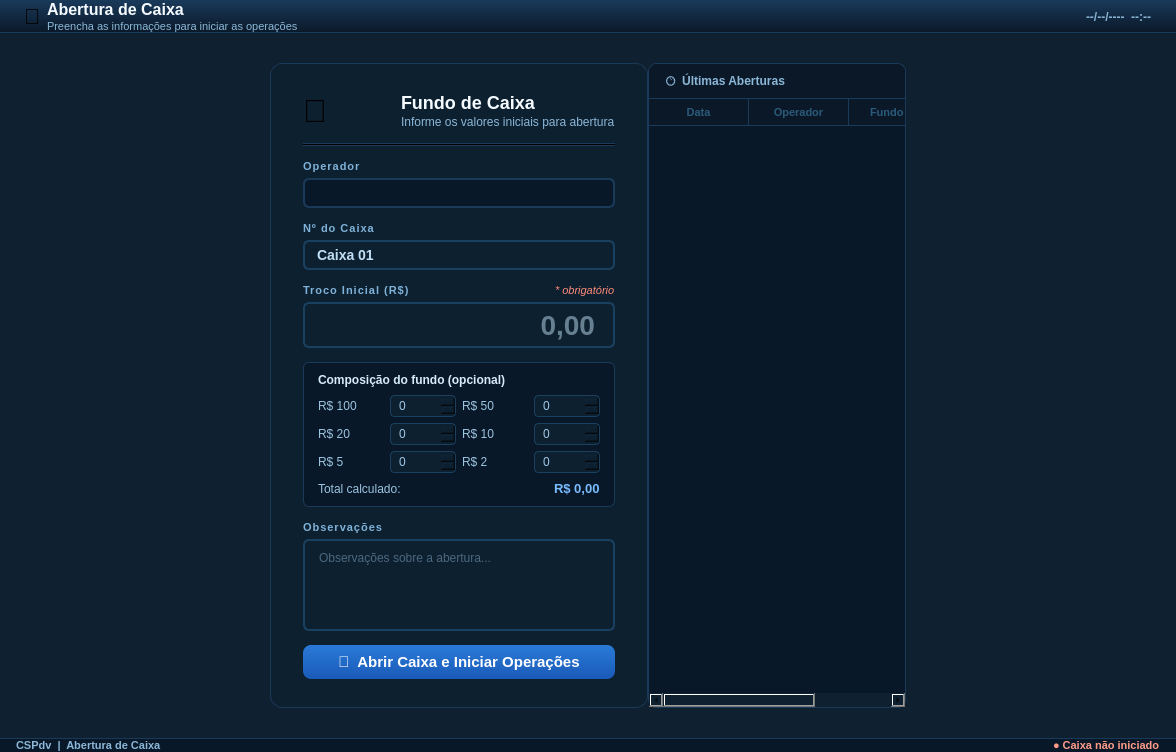
<?xml version="1.0" encoding="UTF-8"?>
<ui version="4.0">
 <class>TelaAberturaCaixa</class>
 <widget class="QWidget" name="TelaAberturaCaixa">
  <property name="geometry">
   <rect><x>0</x><y>0</y><width>1176</width><height>744</height></rect>
  </property>
  <property name="windowTitle"><string>CSPdv - Abertura de Caixa</string></property>
  <property name="styleSheet">
   <string notr="true">QWidget { font-family: Arial; background-color: #0f2030; } QLabel { background-color: transparent; }</string>
  </property>

  <layout class="QVBoxLayout" name="mainVLayout">
   <property name="spacing"><number>0</number></property>
   <property name="leftMargin"><number>0</number></property>
   <property name="topMargin"><number>0</number></property>
   <property name="rightMargin"><number>0</number></property>
   <property name="bottomMargin"><number>0</number></property>

   <!-- Header interno -->
   <item>
    <widget class="QFrame" name="frameHeader">
     <property name="minimumHeight"><number>56</number></property>
     <property name="maximumHeight"><number>56</number></property>
     <property name="styleSheet">
      <string notr="true">QFrame#frameHeader{background:qlineargradient(x1:0,y1:0,x2:0,y2:1,stop:0 #1a3a5a,stop:1 #0a1828);border-bottom:1px solid #1a3a5a;}</string>
     </property>
     <layout class="QHBoxLayout" name="headerHL">
      <property name="leftMargin"><number>24</number></property>
      <property name="topMargin"><number>0</number></property>
      <property name="rightMargin"><number>24</number></property>
      <property name="bottomMargin"><number>0</number></property>
      <item>
       <widget class="QLabel" name="lblHeaderIcone">
        <property name="text"><string>&#128273;</string></property>
        <property name="styleSheet"><string notr="true">font-size:22px;</string></property>
       </widget>
      </item>
      <item>
       <layout class="QVBoxLayout"><property name="spacing"><number>1</number></property>
        <item><widget class="QLabel" name="lblHeaderTitulo"><property name="text"><string>Abertura de Caixa</string></property><property name="styleSheet"><string notr="true">color:#f5fbff;font-size:16px;font-weight:bold;</string></property></widget></item>
        <item><widget class="QLabel" name="lblHeaderSub"><property name="text"><string>Preencha as informações para iniciar as operações</string></property><property name="styleSheet"><string notr="true">color:#8bb7d8;font-size:11px;</string></property></widget></item>
       </layout>
      </item>
      <item>
       <spacer><property name="orientation"><enum>Qt::Horizontal</enum></property><property name="sizeHint" stdset="0"><size><width>20</width><height>10</height></size></property></spacer>
      </item>
      <item>
       <widget class="QLabel" name="lblHeaderDataHora">
        <property name="text"><string>--/--/----  --:--</string></property>
        <property name="styleSheet"><string notr="true">color:#88b2d3;font-size:12px;font-weight:bold;</string></property>
       </widget>
      </item>
     </layout>
    </widget>
   </item>

   <!-- Conteúdo central -->
   <item>
    <widget class="QWidget" name="widgetCentral">
     <layout class="QHBoxLayout" name="centralHL">
      <property name="spacing"><number>0</number></property>
      <property name="leftMargin"><number>60</number></property>
      <property name="topMargin"><number>30</number></property>
      <property name="rightMargin"><number>60</number></property>
      <property name="bottomMargin"><number>30</number></property>

      <!-- Spacer esquerdo -->
      <item>
       <spacer><property name="orientation"><enum>Qt::Horizontal</enum></property><property name="sizeHint" stdset="0"><size><width>40</width><height>10</height></size></property></spacer>
      </item>

      <!-- Card central do formulário -->
      <item>
       <widget class="QFrame" name="frameFormCard">
        <property name="minimumWidth"><number>520</number></property>
        <property name="maximumWidth"><number>580</number></property>
        <property name="styleSheet">
         <string notr="true">
          QFrame#frameFormCard {
           background-color: #0d2030;
           border: 1px solid #1a3a5a;
           border-radius: 12px;
          }
         </string>
        </property>
        <layout class="QVBoxLayout" name="formCardVLayout">
         <property name="spacing"><number>14</number></property>
         <property name="leftMargin"><number>32</number></property>
         <property name="topMargin"><number>28</number></property>
         <property name="rightMargin"><number>32</number></property>
         <property name="bottomMargin"><number>28</number></property>

         <!-- Título do card -->
         <item>
          <layout class="QHBoxLayout"><property name="spacing"><number>10</number></property>
           <item>
            <widget class="QLabel" name="lblCardIcone">
             <property name="text"><string>&#128184;</string></property>
             <property name="styleSheet"><string notr="true">font-size:32px;</string></property>
            </widget>
           </item>
           <item>
            <layout class="QVBoxLayout"><property name="spacing"><number>2</number></property>
             <item><widget class="QLabel" name="lblCardTitulo"><property name="text"><string>Fundo de Caixa</string></property><property name="styleSheet"><string notr="true">color:#f5fbff;font-size:18px;font-weight:bold;</string></property></widget></item>
             <item><widget class="QLabel" name="lblCardSub"><property name="text"><string>Informe os valores iniciais para abertura</string></property><property name="styleSheet"><string notr="true">color:#8bb7d8;font-size:12px;</string></property></widget></item>
            </layout>
           </item>
          </layout>
         </item>

         <!-- Separador -->
         <item>
          <widget class="QFrame" name="frameSep1">
           <property name="styleSheet"><string notr="true">background-color:#1a3a5a;</string></property>
           <property name="frameShape"><enum>QFrame::HLine</enum></property>
           <property name="minimumHeight"><number>1</number></property>
           <property name="maximumHeight"><number>1</number></property>
          </widget>
         </item>

         <!-- Operador (read-only) -->
         <item>
          <layout class="QVBoxLayout"><property name="spacing"><number>5</number></property>
           <item><widget class="QLabel" name="lblOpLabel"><property name="text"><string>Operador</string></property><property name="styleSheet"><string notr="true">font-size:11px;font-weight:bold;color:#7fb2d8;letter-spacing:1px;</string></property></widget></item>
           <item>
            <widget class="QLineEdit" name="lineEditOperador">
             <property name="minimumHeight"><number>38</number></property>
             <property name="readOnly"><bool>true</bool></property>
             <property name="styleSheet"><string notr="true">QLineEdit{background-color:#081828;border:2px solid #1a3a5a;border-radius:6px;font-size:14px;font-weight:bold;color:#4a8ab0;padding:4px 12px;}</string></property>
            </widget>
           </item>
          </layout>
         </item>

         <!-- Número do caixa -->
         <item>
          <layout class="QVBoxLayout"><property name="spacing"><number>5</number></property>
           <item><widget class="QLabel" name="lblNumCaixaLabel"><property name="text"><string>Nº do Caixa</string></property><property name="styleSheet"><string notr="true">font-size:11px;font-weight:bold;color:#7fb2d8;letter-spacing:1px;</string></property></widget></item>
           <item>
            <widget class="QComboBox" name="comboNumCaixa">
             <property name="minimumHeight"><number>38</number></property>
             <property name="styleSheet"><string notr="true">QComboBox{background-color:#0d2030;border:2px solid #1a4060;border-radius:6px;font-size:14px;font-weight:bold;color:#c0dff4;padding:4px 12px;}QComboBox:focus{border-color:#3585c8;}QComboBox::drop-down{border:none;width:28px;}QComboBox QAbstractItemView{background-color:#0d2030;border:1px solid #1a4060;selection-background-color:#1a4a7a;color:#c0dff4;font-size:13px;}</string></property>
             <item><property name="text"><string>Caixa 01</string></property></item>
             <item><property name="text"><string>Caixa 02</string></property></item>
             <item><property name="text"><string>Caixa 03</string></property></item>
            </widget>
           </item>
          </layout>
         </item>

         <!-- Troco inicial -->
         <item>
          <layout class="QVBoxLayout"><property name="spacing"><number>5</number></property>
           <item>
            <layout class="QHBoxLayout">
             <item><widget class="QLabel" name="lblTrocoLabel"><property name="text"><string>Troco Inicial (R$)</string></property><property name="styleSheet"><string notr="true">font-size:11px;font-weight:bold;color:#7fb2d8;letter-spacing:1px;</string></property></widget></item>
             <item><spacer><property name="orientation"><enum>Qt::Horizontal</enum></property><property name="sizeHint" stdset="0"><size><width>10</width><height>10</height></size></property></spacer></item>
             <item><widget class="QLabel" name="lblTrocoObrig"><property name="text"><string>* obrigatório</string></property><property name="styleSheet"><string notr="true">font-size:11px;color:#ff8a7a;font-style:italic;</string></property></widget></item>
            </layout>
           </item>
           <item>
            <widget class="QLineEdit" name="lineEditTrocoInicial">
             <property name="minimumHeight"><number>54</number></property>
             <property name="alignment"><set>Qt::AlignRight|Qt::AlignVCenter</set></property>
             <property name="placeholderText"><string>0,00</string></property>
             <property name="styleSheet"><string notr="true">QLineEdit{background-color:#0d2030;border:2px solid #1a4060;border-radius:6px;font-size:28px;font-weight:bold;color:#c0dff4;padding:4px 16px;selection-background-color:#3585c8;selection-color:white;}QLineEdit:focus{border:2px solid #3585c8;background-color:#0f2840;}QLineEdit:hover:!focus{border:2px solid #2a5a80;}</string></property>
            </widget>
           </item>
          </layout>
         </item>

         <!-- Breakdown do troco (notas/moedas) — opcional -->
         <item>
          <widget class="QFrame" name="frameBreakdown">
           <property name="styleSheet"><string notr="true">QFrame#frameBreakdown{background-color:#081828;border:1px solid #1a3a5a;border-radius:6px;}</string></property>
           <layout class="QVBoxLayout" name="breakdownVLayout">
            <property name="spacing"><number>8</number></property>
            <property name="leftMargin"><number>14</number></property>
            <property name="topMargin"><number>10</number></property>
            <property name="rightMargin"><number>14</number></property>
            <property name="bottomMargin"><number>10</number></property>
            <item>
             <widget class="QLabel" name="lblBreakdownTitulo"><property name="text"><string>Composição do fundo (opcional)</string></property><property name="styleSheet"><string notr="true">font-size:12px;font-weight:bold;color:#d6ebfb;</string></property></widget>
            </item>
            <item>
             <layout class="QGridLayout" name="breakdownGrid">
              <property name="spacing"><number>6</number></property>
              <item row="0" column="0"><widget class="QLabel" name="lblNota100"><property name="text"><string>R$ 100</string></property><property name="styleSheet"><string notr="true">font-size:12px;color:#9cc3df;</string></property></widget></item>
              <item row="0" column="1"><widget class="QSpinBox" name="spinNota100"><property name="minimumHeight"><number>28</number></property><property name="styleSheet"><string notr="true">QSpinBox{background-color:#0d2030;border:1px solid #1a4060;border-radius:4px;font-size:12px;color:#a0c8e8;padding:2px 6px;}QSpinBox:focus{border-color:#3585c8;}</string></property><property name="maximum"><number>999</number></property></widget></item>
              <item row="0" column="2"><widget class="QLabel" name="lblNota50"><property name="text"><string>R$ 50</string></property><property name="styleSheet"><string notr="true">font-size:12px;color:#9cc3df;</string></property></widget></item>
              <item row="0" column="3"><widget class="QSpinBox" name="spinNota50"><property name="minimumHeight"><number>28</number></property><property name="styleSheet"><string notr="true">QSpinBox{background-color:#0d2030;border:1px solid #1a4060;border-radius:4px;font-size:12px;color:#a0c8e8;padding:2px 6px;}QSpinBox:focus{border-color:#3585c8;}</string></property><property name="maximum"><number>999</number></property></widget></item>
              <item row="1" column="0"><widget class="QLabel" name="lblNota20"><property name="text"><string>R$ 20</string></property><property name="styleSheet"><string notr="true">font-size:12px;color:#9cc3df;</string></property></widget></item>
              <item row="1" column="1"><widget class="QSpinBox" name="spinNota20"><property name="minimumHeight"><number>28</number></property><property name="styleSheet"><string notr="true">QSpinBox{background-color:#0d2030;border:1px solid #1a4060;border-radius:4px;font-size:12px;color:#a0c8e8;padding:2px 6px;}QSpinBox:focus{border-color:#3585c8;}</string></property><property name="maximum"><number>999</number></property></widget></item>
              <item row="1" column="2"><widget class="QLabel" name="lblNota10"><property name="text"><string>R$ 10</string></property><property name="styleSheet"><string notr="true">font-size:12px;color:#9cc3df;</string></property></widget></item>
              <item row="1" column="3"><widget class="QSpinBox" name="spinNota10"><property name="minimumHeight"><number>28</number></property><property name="styleSheet"><string notr="true">QSpinBox{background-color:#0d2030;border:1px solid #1a4060;border-radius:4px;font-size:12px;color:#a0c8e8;padding:2px 6px;}QSpinBox:focus{border-color:#3585c8;}</string></property><property name="maximum"><number>999</number></property></widget></item>
              <item row="2" column="0"><widget class="QLabel" name="lblNota5"><property name="text"><string>R$ 5</string></property><property name="styleSheet"><string notr="true">font-size:12px;color:#9cc3df;</string></property></widget></item>
              <item row="2" column="1"><widget class="QSpinBox" name="spinNota5"><property name="minimumHeight"><number>28</number></property><property name="styleSheet"><string notr="true">QSpinBox{background-color:#0d2030;border:1px solid #1a4060;border-radius:4px;font-size:12px;color:#a0c8e8;padding:2px 6px;}QSpinBox:focus{border-color:#3585c8;}</string></property><property name="maximum"><number>999</number></property></widget></item>
              <item row="2" column="2"><widget class="QLabel" name="lblNota2"><property name="text"><string>R$ 2</string></property><property name="styleSheet"><string notr="true">font-size:12px;color:#9cc3df;</string></property></widget></item>
              <item row="2" column="3"><widget class="QSpinBox" name="spinNota2"><property name="minimumHeight"><number>28</number></property><property name="styleSheet"><string notr="true">QSpinBox{background-color:#0d2030;border:1px solid #1a4060;border-radius:4px;font-size:12px;color:#a0c8e8;padding:2px 6px;}QSpinBox:focus{border-color:#3585c8;}</string></property><property name="maximum"><number>999</number></property></widget></item>
             </layout>
            </item>
            <item>
             <layout class="QHBoxLayout">
              <item><widget class="QLabel" name="lblBreakdownTotal"><property name="text"><string>Total calculado:</string></property><property name="styleSheet"><string notr="true">font-size:12px;color:#9cc3df;</string></property></widget></item>
              <item><spacer><property name="orientation"><enum>Qt::Horizontal</enum></property><property name="sizeHint" stdset="0"><size><width>10</width><height>10</height></size></property></spacer></item>
              <item><widget class="QLabel" name="lblBreakdownTotalValor"><property name="text"><string>R$ 0,00</string></property><property name="styleSheet"><string notr="true">font-size:13px;font-weight:bold;color:#78bbff;</string></property></widget></item>
             </layout>
            </item>
           </layout>
          </widget>
         </item>

         <!-- Observações -->
         <item>
          <layout class="QVBoxLayout"><property name="spacing"><number>5</number></property>
           <item><widget class="QLabel" name="lblObsLabel"><property name="text"><string>Observações</string></property><property name="styleSheet"><string notr="true">font-size:11px;font-weight:bold;color:#7fb2d8;letter-spacing:1px;</string></property></widget></item>
           <item>
            <widget class="QPlainTextEdit" name="plainTextObs">
             <property name="minimumHeight"><number>60</number></property>
             <property name="maximumHeight"><number>60</number></property>
             <property name="placeholderText"><string>Observações sobre a abertura...</string></property>
             <property name="styleSheet"><string notr="true">QPlainTextEdit{background-color:#0d2030;border:2px solid #1a4060;border-radius:6px;font-size:12px;color:#8ab0cc;padding:6px 10px;}QPlainTextEdit:focus{border-color:#3585c8;}</string></property>
            </widget>
           </item>
          </layout>
         </item>

         <!-- Botão abrir caixa -->
         <item>
          <widget class="QPushButton" name="btnAbrirCaixa">
           <property name="text"><string>&#128273;  Abrir Caixa e Iniciar Operações</string></property>
           <property name="shortcut"><string>Return</string></property>
           <property name="minimumHeight"><number>52</number></property>
           <property name="styleSheet">
            <string notr="true">
             QPushButton{background:qlineargradient(x1:0,y1:0,x2:0,y2:1,stop:0 #2a7ad8,stop:1 #1a5ab8);color:white;font-size:15px;font-weight:bold;border:none;border-radius:8px;padding:8px;}
             QPushButton:hover{background:qlineargradient(x1:0,y1:0,x2:0,y2:1,stop:0 #3a8ae8,stop:1 #2a6ac8);}
             QPushButton:pressed{background:qlineargradient(x1:0,y1:0,x2:0,y2:1,stop:0 #1a5098,stop:1 #0e3080);}
            </string>
           </property>
          </widget>
         </item>

        </layout>
       </widget>
      </item>

      <!-- Painel lateral direito: histórico de aberturas -->
      <item>
       <widget class="QFrame" name="frameHistoricoAberturas">
        <property name="minimumWidth"><number>360</number></property>
        <property name="maximumWidth"><number>420</number></property>
        <property name="styleSheet"><string notr="true">QFrame#frameHistoricoAberturas{background-color:#0d2030;border:1px solid #1a3a5a;border-radius:8px;}</string></property>
        <layout class="QVBoxLayout" name="historicoVLayout">
         <property name="spacing"><number>0</number></property>
         <property name="leftMargin"><number>0</number></property>
         <property name="topMargin"><number>0</number></property>
         <property name="rightMargin"><number>0</number></property>
         <property name="bottomMargin"><number>0</number></property>
         <item>
          <widget class="QLabel" name="lblHistoricoTitulo">
           <property name="text"><string>&#128336;  Últimas Aberturas</string></property>
           <property name="minimumHeight"><number>40</number></property>
           <property name="maximumHeight"><number>40</number></property>
           <property name="styleSheet"><string notr="true">QLabel{background-color:#0a1828;color:#8bb7d8;font-size:12px;font-weight:bold;padding:10px 14px;border-top-left-radius:8px;border-top-right-radius:8px;border-bottom:1px solid #1a3a5a;}</string></property>
          </widget>
         </item>
         <item>
          <widget class="QTableWidget" name="tableHistoricoAberturas">
           <property name="styleSheet">
            <string notr="true">
             QTableWidget{background-color:#081828;alternate-background-color:#0a1e30;border:none;border-bottom-left-radius:8px;border-bottom-right-radius:8px;font-size:11px;gridline-color:#1a3a5a;outline:0;color:#6a9fcc;}
             QTableWidget::item{padding:4px 8px;}
             QTableWidget::item:selected{background-color:#1a4a7a;color:white;}
             QHeaderView::section:horizontal{background-color:#0a1828;color:#2a5a7a;font-size:11px;font-weight:bold;padding:4px 8px;border:none;border-right:1px solid #1a3a5a;border-bottom:1px solid #1a3a5a;}
             QHeaderView::section:horizontal:last{border-right:none;}
             QHeaderView::section:horizontal:checked{background-color:#0a1828;color:#2a5a7a;}
             QHeaderView::section:vertical{background-color:#0a1828;color:#0a1828;border:none;border-bottom:1px solid #1a3a5a;border-right:1px solid #1a3a5a;width:14px;}
             QHeaderView::section:vertical:checked{background-color:#1a4a7a;color:#1a4a7a;}
             QTableCornerButton::section{background-color:#0a1828;border:none;border-bottom:1px solid #1a3a5a;border-right:1px solid #1a3a5a;}
             QScrollBar:vertical{background:#081828;width:6px;margin:0;}
             QScrollBar::handle:vertical{background:#1a3a5a;border-radius:3px;min-height:20px;}
             QScrollBar::handle:vertical:hover{background:#3585c8;}
             QScrollBar::add-line:vertical,QScrollBar::sub-line:vertical{height:0px;}
            </string>
           </property>
           <property name="columnCount"><number>3</number></property>
           <property name="rowCount"><number>0</number></property>
           <property name="selectionBehavior"><enum>QAbstractItemView::SelectRows</enum></property>
           <property name="editTriggers"><set>QAbstractItemView::NoEditTriggers</set></property>
           <property name="alternatingRowColors"><bool>true</bool></property>
           <property name="showGrid"><bool>true</bool></property>
           <attribute name="horizontalHeaderVisible"><bool>true</bool></attribute>
           <attribute name="horizontalHeaderStretchLastSection"><bool>true</bool></attribute>
           <attribute name="horizontalHeaderHighlightSections"><bool>false</bool></attribute>
           <attribute name="verticalHeaderVisible"><bool>true</bool></attribute>
           <attribute name="verticalHeaderDefaultSectionSize"><number>26</number></attribute>
           <column><property name="text"><string>Data</string></property></column>
           <column><property name="text"><string>Operador</string></property></column>
           <column><property name="text"><string>Fundo (R$)</string></property></column>
          </widget>
         </item>
        </layout>
       </widget>
      </item>

      <!-- Spacer direito -->
      <item>
       <spacer><property name="orientation"><enum>Qt::Horizontal</enum></property><property name="sizeHint" stdset="0"><size><width>40</width><height>10</height></size></property></spacer>
      </item>

     </layout>
    </widget>
   </item>

   <!-- Status bar -->
   <item>
    <widget class="QFrame" name="frameStatusBar">
     <property name="minimumHeight"><number>26</number></property>
     <property name="maximumHeight"><number>26</number></property>
     <property name="styleSheet"><string notr="true">QFrame#frameStatusBar{background-color:#081828;border-top:1px solid #1a3a5a;}</string></property>
     <layout class="QHBoxLayout" name="statusHL">
      <property name="leftMargin"><number>16</number></property><property name="topMargin"><number>0</number></property>
      <property name="rightMargin"><number>16</number></property><property name="bottomMargin"><number>0</number></property>
      <item><widget class="QLabel" name="lblStatus"><property name="text"><string>CSPdv  |  Abertura de Caixa</string></property><property name="styleSheet"><string notr="true">color:#8bb7d8;font-size:11px;font-weight:bold;</string></property></widget></item>
      <item><spacer><property name="orientation"><enum>Qt::Horizontal</enum></property><property name="sizeHint" stdset="0"><size><width>20</width><height>10</height></size></property></spacer></item>
      <item><widget class="QLabel" name="lblStatusCaixaFechado"><property name="text"><string>&#9679; Caixa não iniciado</string></property><property name="styleSheet"><string notr="true">color:#ff9c88;font-size:11px;font-weight:bold;</string></property></widget></item>
     </layout>
    </widget>
   </item>

  </layout>
 </widget>
 <resources/>
 <connections/>
</ui>
